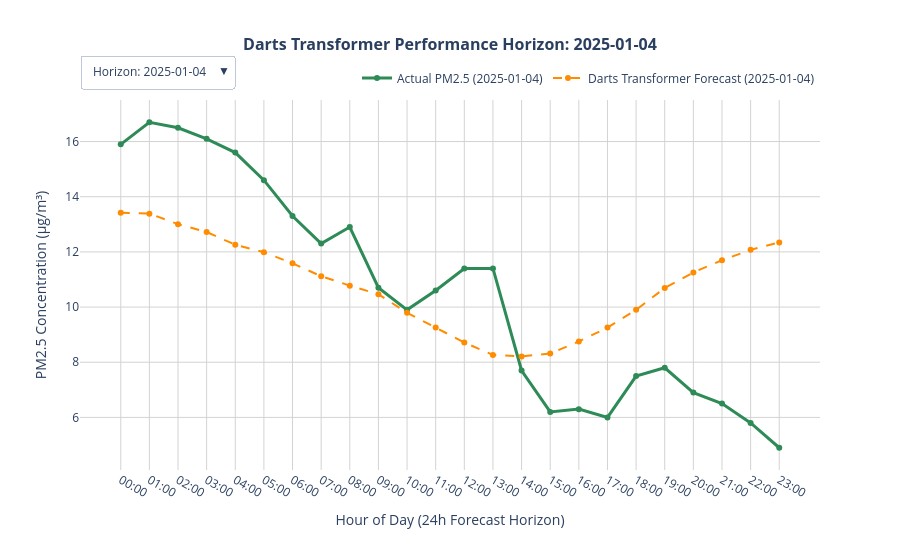

Notebook source saved alongside this figure:
### Code cell
plt.plot(loss_tracker.train_losses, label='Training Loss')
plt.plot(loss_tracker.val_losses, label='Validation Loss')
plt.title('Training and Validation Loss')
plt.xlabel('Epochs')
plt.ylabel('Loss')
plt.legend(loc='best')
plt.show()
from sklearn.metrics import mean_absolute_error, mean_squared_error, r2_score as sklearn_r2

print("Generating rolling predictions (1-hour stride)...")
scaled_forecasts = final_model.historical_forecasts(
    series=val_target_scaled,
    past_covariates=val_cov_scaled,
    start=INPUT_WINDOW,
    forecast_horizon=OUTPUT_WINDOW,
    stride=1,
    retrain=False,
    last_points_only=False
)

true_forecasts = [target_scaler.inverse_transform(f) for f in scaled_forecasts]
true_targets = [val_target.slice_intersect(f) for f in true_forecasts]

all_pred_values = np.concatenate([f.univariate_values() for f in true_forecasts])
all_true_values = np.concatenate([t.univariate_values() for t in true_targets])

# --- 4. Global Metrics Calculation ---
global_mae = mean_absolute_error(all_true_values, all_pred_values)
global_rmse = np.sqrt(mean_squared_error(all_true_values, all_pred_values))
global_r2 = sklearn_r2(all_true_values, all_pred_values)

baseline_mean = np.mean(all_true_values)
mae_percentage = (global_mae / baseline_mean)
rmse_percentage = (global_rmse / baseline_mean)

print(f"Global R² Score     : {global_r2:.4f}")
print(f"Global MAE          : {global_mae:.4f} μg/m³")
print(f"Global RMSE         : {global_rmse:.4f} μg/m³")
print(f"MAE% (Normalized)   : {mae_percentage:.2f}")
print(f"RMSE% (Normalized)  : {rmse_percentage:.2f}")

import plotly.graph_objects as go

sample_indices = [0, 50, 100, 150, 200, 250, 300, 350, 400, 450, 500, 550, 600]
num_samples = len(sample_indices)

fig_darts = go.Figure()
buttons_darts = []

for idx, sample_idx in enumerate(sample_indices):
    # FIXED: Extract the single TimeSeries chunk directly from the list instead of sub-slicing
    target_chunk = true_targets[sample_idx]
    forecast_chunk = true_forecasts[sample_idx]
    
    # Extract univariate numpy arrays out of the single TimeSeries object
    true_actual_darts = target_chunk.univariate_values()
    true_pred_darts = forecast_chunk.univariate_values()
    
    # Extract the timestamps from the chunk
    window_timestamps_darts = target_chunk.time_index
    time_labels_darts = [str(t).split()[1][:5] for t in window_timestamps_darts]
    date_str_darts = str(window_timestamps_darts[0]).split()[0]
    
    fig_darts.add_trace(go.Scatter(
        x=time_labels_darts, y=true_actual_darts, mode='lines+markers',
        name=f'Actual PM2.5 ({date_str_darts})', line=dict(color='seagreen', width=3),
        visible=(idx == 0)
    ))
    fig_darts.add_trace(go.Scatter(
        x=time_labels_darts, y=true_pred_darts, mode='lines+markers',
        name=f'Darts Transformer Forecast ({date_str_darts})', line=dict(color='darkorange', width=2, dash='dash'),
        visible=(idx == 0)
    ))
    
    visibility_mask_darts = [False] * (num_samples * 2)
    visibility_mask_darts[idx * 2] = True
    visibility_mask_darts[idx * 2 + 1] = True
    
    buttons_darts.append(dict(
        label=f"Horizon: {date_str_darts}", method="update",
        args=[{"visible": visibility_mask_darts}, {"title": f"<b>Darts Transformer Performance Horizon: {date_str_darts}</b>"}]
    ))

# FIXED: Extract the date string safely from the first time series element in the list
initial_date_darts = str(true_targets[0].time_index[0]).split()[0]

fig_darts.update_layout(
    title=dict(text=f'<b>Darts Transformer Performance Horizon: {initial_date_darts}</b>', x=0.5, font=dict(size=16)),
    updatemenus=[dict(buttons=buttons_darts, direction="down", pad={"r": 10, "t": 10}, showactive=True, x=0.0, xanchor="left", y=1.15, yanchor="top")],
    xaxis=dict(title='Hour of Day (24h Forecast Horizon)', showgrid=True, gridcolor='lightgray'),
    yaxis=dict(title='PM2.5 Concentration (μg/m³)', showgrid=True, gridcolor='lightgray'),
    template='plotly_white', hovermode='x unified', height=550, width=900,
    legend=dict(orientation="h", yanchor="bottom", y=1.02, xanchor="right", x=1)
)

fig_darts.show()

### Figure 1 — Plotly figure (JSON) as saved in the notebook; plotly's stock layout.template omitted (floating-point values rounded to 4 significant figures)
{"data": [{"line": {"color": "seagreen", "width": 3}, "mode": "lines+markers", "name": "Actual PM2.5 (2025-01-04)", "type": "scatter", "visible": true, "x": ["00:00", "01:00", "02:00", "03:00", "04:00", "05:00", "06:00", "07:00", "08:00", "09:00", "10:00", "11:00", "12:00", "13:00", "14:00", "15:00", "16:00", "17:00", "18:00", "19:00", "20:00", "21:00", "22:00", "23:00"], "y": [15.9, 16.7, 16.5, 16.1, 15.6, 14.6, 13.3, 12.3, 12.9, 10.7, 9.9, 10.6, 11.4, 11.4, 7.7, 6.2, 6.3, 6.0, 7.5, 7.8, 6.9, 6.5, 5.8, 4.9]}, {"line": {"color": "darkorange", "dash": "dash", "width": 2}, "mode": "lines+markers", "name": "Darts Transformer Forecast (2025-01-04)", "type": "scatter", "visible": true, "x": ["00:00", "01:00", "02:00", "03:00", "04:00", "05:00", "06:00", "07:00", "08:00", "09:00", "10:00", "11:00", "12:00", "13:00", "14:00", "15:00", "16:00", "17:00", "18:00", "19:00", "20:00", "21:00", "22:00", "23:00"], "y": [13.42, 13.39, 13.01, 12.72, 12.26, 11.99, 11.58, 11.12, 10.78, 10.46, 9.793, 9.256, 8.716, 8.266, 8.21, 8.315, 8.753, 9.255, 9.901, 10.69, 11.26, 11.7, 12.07, 12.34]}, {"line": {"color": "seagreen", "width": 3}, "mode": "lines+markers", "name": "Actual PM2.5 (2025-01-06)", "type": "scatter", "visible": false, "x": ["02:00", "03:00", "04:00", "05:00", "06:00", "07:00", "08:00", "09:00", "10:00", "11:00", "12:00", "13:00", "14:00", "15:00", "16:00", "17:00", "18:00", "19:00", "20:00", "21:00", "22:00", "23:00", "00:00", "01:00"], "y": [3.1, 2.8, 1.7, 1.2, 1.1, 1.1, 1.1, 1.3, 1.6, 1.8, 1.8, 2.3, 2.3, 2.1, 2.1, 2.2, 2.9, 3.4, 3.5, 3.3, 3.0, 2.7, 2.4, 2.3]}, {"line": {"color": "darkorange", "dash": "dash", "width": 2}, "mode": "lines+markers", "name": "Darts Transformer Forecast (2025-01-06)", "type": "scatter", "visible": false, "x": ["02:00", "03:00", "04:00", "05:00", "06:00", "07:00", "08:00", "09:00", "10:00", "11:00", "12:00", "13:00", "14:00", "15:00", "16:00", "17:00", "18:00", "19:00", "20:00", "21:00", "22:00", "23:00", "00:00", "01:00"], "y": [3.645, 3.724, 3.706, 3.757, 3.744, 3.855, 3.79, 3.736, 4.028, 3.989, 3.953, 3.862, 3.721, 3.746, 3.863, 4.193, 4.604, 4.909, 5.222, 5.481, 5.582, 5.568, 5.628, 5.511]}, {"line": {"color": "seagreen", "width": 3}, "mode": "lines+markers", "name": "Actual PM2.5 (2025-01-08)", "type": "scatter", "visible": false, "x": ["04:00", "05:00", "06:00", "07:00", "08:00", "09:00", "10:00", "11:00", "12:00", "13:00", "14:00", "15:00", "16:00", "17:00", "18:00", "19:00", "20:00", "21:00", "22:00", "23:00", "00:00", "01:00", "02:00", "03:00"], "y": [6.0, 6.3, 6.2, 6.9, 8.5, 10.0, 9.9, 9.3, 7.7, 6.8, 6.8, 7.1, 8.1, 9.5, 11.0, 12.6, 13.3, 12.9, 13.6, 13.8, 13.5, 12.8, 14.0, 14.5]}, {"line": {"color": "darkorange", "dash": "dash", "width": 2}, "mode": "lines+markers", "name": "Darts Transformer Forecast (2025-01-08)", "type": "scatter", "visible": false, "x": ["04:00", "05:00", "06:00", "07:00", "08:00", "09:00", "10:00", "11:00", "12:00", "13:00", "14:00", "15:00", "16:00", "17:00", "18:00", "19:00", "20:00", "21:00", "22:00", "23:00", "00:00", "01:00", "02:00", "03:00"], "y": [5.271, 5.285, 5.154, 5.061, 4.878, 4.793, 4.577, 4.366, 4.556, 4.497, 4.474, 4.461, 4.431, 4.556, 4.759, 5.155, 5.579, 5.86, 6.135, 6.393, 6.46, 6.432, 6.491, 6.423]}, {"line": {"color": "seagreen", "width": 3}, "mode": "lines+markers", "name": "Actual PM2.5 (2025-01-10)", "type": "scatter", "visible": false, "x": ["06:00", "07:00", "08:00", "09:00", "10:00", "11:00", "12:00", "13:00", "14:00", "15:00", "16:00", "17:00", "18:00", "19:00", "20:00", "21:00", "22:00", "23:00", "00:00", "01:00", "02:00", "03:00", "04:00", "05:00"], "y": [12.1, 11.3, 10.4, 10.9, 11.2, 11.1, 11.3, 12.0, 12.3, 12.0, 11.5, 12.3, 14.2, 15.3, 19.2, 21.7, 22.1, 23.7, 22.8, 21.3, 21.5, 19.8, 18.8, 18.3]}, {"line": {"color": "darkorange", "dash": "dash", "width": 2}, "mode": "lines+markers", "name": "Darts Transformer Forecast (2025-01-10)", "type": "scatter", "visible": false, "x": ["06:00", "07:00", "08:00", "09:00", "10:00", "11:00", "12:00", "13:00", "14:00", "15:00", "16:00", "17:00", "18:00", "19:00", "20:00", "21:00", "22:00", "23:00", "00:00", "01:00", "02:00", "03:00", "04:00", "05:00"], "y": [11.83, 11.64, 11.2, 10.72, 10.0, 9.454, 8.896, 8.378, 8.073, 8.121, 8.077, 8.275, 8.66, 9.07, 9.637, 10.15, 10.72, 11.05, 11.23, 11.5, 11.54, 11.51, 11.43, 11.4]}, {"line": {"color": "seagreen", "width": 3}, "mode": "lines+markers", "name": "Actual PM2.5 (2025-01-12)", "type": "scatter", "visible": false, "x": ["08:00", "09:00", "10:00", "11:00", "12:00", "13:00", "14:00", "15:00", "16:00", "17:00", "18:00", "19:00", "20:00", "21:00", "22:00", "23:00", "00:00", "01:00", "02:00", "03:00", "04:00", "05:00", "06:00", "07:00"], "y": [16.1, 15.0, 13.3, 10.2, 9.1, 8.7, 7.6, 6.8, 6.9, 7.3, 7.8, 7.9, 8.3, 8.5, 8.1, 7.3, 6.7, 5.9, 6.0, 5.8, 5.8, 6.1, 6.3, 6.0]}, {"line": {"color": "darkorange", "dash": "dash", "width": 2}, "mode": "lines+markers", "name": "Darts Transformer Forecast (2025-01-12)", "type": "scatter", "visible": false, "x": ["08:00", "09:00", "10:00", "11:00", "12:00", "13:00", "14:00", "15:00", "16:00", "17:00", "18:00", "19:00", "20:00", "21:00", "22:00", "23:00", "00:00", "01:00", "02:00", "03:00", "04:00", "05:00", "06:00", "07:00"], "y": [16.86, 16.18, 15.41, 14.58, 13.7, 13.18, 12.71, 12.56, 12.69, 13.17, 13.62, 14.17, 14.71, 15.14, 15.46, 15.77, 15.98, 15.89, 15.85, 15.93, 15.85, 15.74, 15.53, 15.23]}, {"line": {"color": "seagreen", "width": 3}, "mode": "lines+markers", "name": "Actual PM2.5 (2025-01-14)", "type": "scatter", "visible": false, "x": ["10:00", "11:00", "12:00", "13:00", "14:00", "15:00", "16:00", "17:00", "18:00", "19:00", "20:00", "21:00", "22:00", "23:00", "00:00", "01:00", "02:00", "03:00", "04:00", "05:00", "06:00", "07:00", "08:00", "09:00"], "y": [9.8, 9.3, 8.2, 7.6, 7.3, 6.9, 7.6, 8.8, 9.9, 11.1, 12.1, 12.4, 12.0, 11.2, 10.3, 9.4, 9.3, 7.5, 7.2, 7.0, 6.9, 7.3, 7.9, 8.2]}, {"line": {"color": "darkorange", "dash": "dash", "width": 2}, "mode": "lines+markers", "name": "Darts Transformer Forecast (2025-01-14)", "type": "scatter", "visible": false, "x": ["10:00", "11:00", "12:00", "13:00", "14:00", "15:00", "16:00", "17:00", "18:00", "19:00", "20:00", "21:00", "22:00", "23:00", "00:00", "01:00", "02:00", "03:00", "04:00", "05:00", "06:00", "07:00", "08:00", "09:00"], "y": [9.434, 8.99, 8.499, 8.106, 7.754, 7.793, 7.958, 8.333, 8.937, 9.636, 10.09, 10.46, 10.68, 10.71, 10.72, 10.66, 10.67, 10.59, 10.47, 10.55, 10.45, 10.33, 10.12, 9.861]}, {"line": {"color": "seagreen", "width": 3}, "mode": "lines+markers", "name": "Actual PM2.5 (2025-01-16)", "type": "scatter", "visible": false, "x": ["12:00", "13:00", "14:00", "15:00", "16:00", "17:00", "18:00", "19:00", "20:00", "21:00", "22:00", "23:00", "00:00", "01:00", "02:00", "03:00", "04:00", "05:00", "06:00", "07:00", "08:00", "09:00", "10:00", "11:00"], "y": [16.4, 16.4, 15.0, 12.7, 11.9, 12.4, 13.7, 15.9, 16.8, 15.5, 13.8, 17.2, 14.2, 12.7, 11.1, 10.9, 10.1, 10.4, 10.2, 11.0, 11.5, 11.4, 10.8, 10.0]}, {"line": {"color": "darkorange", "dash": "dash", "width": 2}, "mode": "lines+markers", "name": "Darts Transformer Forecast (2025-01-16)", "type": "scatter", "visible": false, "x": ["12:00", "13:00", "14:00", "15:00", "16:00", "17:00", "18:00", "19:00", "20:00", "21:00", "22:00", "23:00", "00:00", "01:00", "02:00", "03:00", "04:00", "05:00", "06:00", "07:00", "08:00", "09:00", "10:00", "11:00"], "y": [15.54, 14.99, 14.5, 14.35, 14.34, 14.77, 15.27, 15.9, 16.51, 17.24, 17.45, 17.59, 17.59, 17.31, 17.16, 16.92, 16.75, 16.46, 16.22, 16.09, 15.66, 15.16, 14.59, 14.13]}, {"line": {"color": "seagreen", "width": 3}, "mode": "lines+markers", "name": "Actual PM2.5 (2025-01-18)", "type": "scatter", "visible": false, "x": ["14:00", "15:00", "16:00", "17:00", "18:00", "19:00", "20:00", "21:00", "22:00", "23:00", "00:00", "01:00", "02:00", "03:00", "04:00", "05:00", "06:00", "07:00", "08:00", "09:00", "10:00", "11:00", "12:00", "13:00"], "y": [11.7, 10.9, 11.2, 16.0, 17.8, 19.7, 21.6, 23.1, 22.6, 22.1, 20.6, 22.2, 22.7, 22.8, 23.9, 22.3, 18.9, 15.7, 15.4, 15.5, 15.4, 15.6, 16.8, 14.8]}, {"line": {"color": "darkorange", "dash": "dash", "width": 2}, "mode": "lines+markers", "name": "Darts Transformer Forecast (2025-01-18)", "type": "scatter", "visible": false, "x": ["14:00", "15:00", "16:00", "17:00", "18:00", "19:00", "20:00", "21:00", "22:00", "23:00", "00:00", "01:00", "02:00", "03:00", "04:00", "05:00", "06:00", "07:00", "08:00", "09:00", "10:00", "11:00", "12:00", "13:00"], "y": [13.73, 13.72, 13.73, 14.09, 14.47, 15.1, 15.7, 16.24, 16.58, 17.04, 16.91, 16.78, 16.63, 16.26, 16.08, 15.84, 15.66, 15.35, 15.03, 14.76, 14.26, 13.71, 13.17, 12.9]}, {"line": {"color": "seagreen", "width": 3}, "mode": "lines+markers", "name": "Actual PM2.5 (2025-01-20)", "type": "scatter", "visible": false, "x": ["16:00", "17:00", "18:00", "19:00", "20:00", "21:00", "22:00", "23:00", "00:00", "01:00", "02:00", "03:00", "04:00", "05:00", "06:00", "07:00", "08:00", "09:00", "10:00", "11:00", "12:00", "13:00", "14:00", "15:00"], "y": [9.0, 9.8, 10.7, 12.4, 13.2, 14.8, 16.0, 16.4, 15.7, 16.4, 16.4, 15.8, 15.5, 16.1, 15.5, 16.0, 17.3, 19.0, 19.4, 20.7, 21.4, 20.6, 18.8, 17.4]}, {"line": {"color": "darkorange", "dash": "dash", "width": 2}, "mode": "lines+markers", "name": "Darts Transformer Forecast (2025-01-20)", "type": "scatter", "visible": false, "x": ["16:00", "17:00", "18:00", "19:00", "20:00", "21:00", "22:00", "23:00", "00:00", "01:00", "02:00", "03:00", "04:00", "05:00", "06:00", "07:00", "08:00", "09:00", "10:00", "11:00", "12:00", "13:00", "14:00", "15:00"], "y": [9.193, 9.673, 10.1, 10.73, 11.27, 11.84, 12.29, 12.57, 12.74, 12.95, 12.74, 12.55, 12.44, 12.2, 12.08, 11.97, 11.83, 11.51, 11.11, 10.75, 10.25, 9.776, 9.449, 9.419]}, {"line": {"color": "seagreen", "width": 3}, "mode": "lines+markers", "name": "Actual PM2.5 (2025-01-22)", "type": "scatter", "visible": false, "x": ["18:00", "19:00", "20:00", "21:00", "22:00", "23:00", "00:00", "01:00", "02:00", "03:00", "04:00", "05:00", "06:00", "07:00", "08:00", "09:00", "10:00", "11:00", "12:00", "13:00", "14:00", "15:00", "16:00", "17:00"], "y": [17.8, 22.2, 25.9, 24.6, 23.5, 21.9, 20.0, 18.9, 15.5, 11.7, 11.2, 6.2, 3.9, 3.5, 3.2, 2.5, 2.3, 1.9, 1.7, 1.7, 2.6, 3.1, 3.3, 3.4]}, {"line": {"color": "darkorange", "dash": "dash", "width": 2}, "mode": "lines+markers", "name": "Darts Transformer Forecast (2025-01-22)", "type": "scatter", "visible": false, "x": ["18:00", "19:00", "20:00", "21:00", "22:00", "23:00", "00:00", "01:00", "02:00", "03:00", "04:00", "05:00", "06:00", "07:00", "08:00", "09:00", "10:00", "11:00", "12:00", "13:00", "14:00", "15:00", "16:00", "17:00"], "y": [15.05, 15.93, 16.54, 17.1, 17.4, 17.55, 17.69, 17.63, 17.32, 17.38, 16.93, 16.62, 16.44, 15.92, 15.52, 14.93, 14.29, 13.57, 12.78, 12.36, 11.93, 11.8, 11.87, 12.49]}, {"line": {"color": "seagreen", "width": 3}, "mode": "lines+markers", "name": "Actual PM2.5 (2025-01-24)", "type": "scatter", "visible": false, "x": ["20:00", "21:00", "22:00", "23:00", "00:00", "01:00", "02:00", "03:00", "04:00", "05:00", "06:00", "07:00", "08:00", "09:00", "10:00", "11:00", "12:00", "13:00", "14:00", "15:00", "16:00", "17:00", "18:00", "19:00"], "y": [4.1, 4.9, 5.0, 5.2, 4.6, 3.1, 3.2, 3.7, 5.2, 4.6, 4.7, 4.9, 5.1, 5.3, 5.0, 4.5, 4.3, 3.7, 3.2, 3.7, 4.1, 5.0, 6.9, 7.6]}, {"line": {"color": "darkorange", "dash": "dash", "width": 2}, "mode": "lines+markers", "name": "Darts Transformer Forecast (2025-01-24)", "type": "scatter", "visible": false, "x": ["20:00", "21:00", "22:00", "23:00", "00:00", "01:00", "02:00", "03:00", "04:00", "05:00", "06:00", "07:00", "08:00", "09:00", "10:00", "11:00", "12:00", "13:00", "14:00", "15:00", "16:00", "17:00", "18:00", "19:00"], "y": [4.33, 4.491, 4.533, 4.511, 4.465, 4.522, 4.469, 4.479, 4.899, 4.97, 5.039, 4.971, 4.72, 4.556, 4.322, 4.3, 4.327, 4.307, 4.4, 4.622, 4.762, 4.957, 5.276, 5.368]}, {"line": {"color": "seagreen", "width": 3}, "mode": "lines+markers", "name": "Actual PM2.5 (2025-01-26)", "type": "scatter", "visible": false, "x": ["22:00", "23:00", "00:00", "01:00", "02:00", "03:00", "04:00", "05:00", "06:00", "07:00", "08:00", "09:00", "10:00", "11:00", "12:00", "13:00", "14:00", "15:00", "16:00", "17:00", "18:00", "19:00", "20:00", "21:00"], "y": [3.0, 2.4, 1.7, 1.7, 2.8, 2.9, 2.7, 3.2, 2.9, 3.2, 2.8, 3.0, 2.9, 2.7, 2.6, 2.6, 2.7, 2.6, 2.7, 2.9, 3.3, 3.3, 3.6, 3.8]}, {"line": {"color": "darkorange", "dash": "dash", "width": 2}, "mode": "lines+markers", "name": "Darts Transformer Forecast (2025-01-26)", "type": "scatter", "visible": false, "x": ["22:00", "23:00", "00:00", "01:00", "02:00", "03:00", "04:00", "05:00", "06:00", "07:00", "08:00", "09:00", "10:00", "11:00", "12:00", "13:00", "14:00", "15:00", "16:00", "17:00", "18:00", "19:00", "20:00", "21:00"], "y": [3.823, 3.992, 4.035, 4.001, 3.929, 3.942, 3.84, 3.793, 4.174, 4.184, 4.228, 4.152, 3.914, 3.782, 3.619, 3.649, 3.741, 3.798, 3.938, 4.189, 4.345, 4.545, 4.868, 4.968]}, {"line": {"color": "seagreen", "width": 3}, "mode": "lines+markers", "name": "Actual PM2.5 (2025-01-29)", "type": "scatter", "visible": false, "x": ["00:00", "01:00", "02:00", "03:00", "04:00", "05:00", "06:00", "07:00", "08:00", "09:00", "10:00", "11:00", "12:00", "13:00", "14:00", "15:00", "16:00", "17:00", "18:00", "19:00", "20:00", "21:00", "22:00", "23:00"], "y": [3.9, 3.9, 4.0, 4.0, 4.0, 3.9, 4.1, 4.5, 5.2, 5.8, 6.1, 5.6, 4.3, 3.8, 5.4, 5.8, 4.7, 4.3, 5.0, 5.6, 5.7, 5.9, 5.9, 5.7]}, {"line": {"color": "darkorange", "dash": "dash", "width": 2}, "mode": "lines+markers", "name": "Darts Transformer Forecast (2025-01-29)", "type": "scatter", "visible": false, "x": ["00:00", "01:00", "02:00", "03:00", "04:00", "05:00", "06:00", "07:00", "08:00", "09:00", "10:00", "11:00", "12:00", "13:00", "14:00", "15:00", "16:00", "17:00", "18:00", "19:00", "20:00", "21:00", "22:00", "23:00"], "y": [3.898, 4.006, 4.001, 3.989, 3.94, 3.999, 3.912, 3.866, 4.227, 4.195, 4.187, 4.073, 3.823, 3.716, 3.637, 3.787, 4.017, 4.198, 4.462, 4.764, 4.942, 5.083, 5.326, 5.338]}], "layout": {"height": 550, "hovermode": "x unified", "legend": {"orientation": "h", "x": 1, "xanchor": "right", "y": 1.02, "yanchor": "bottom"}, "title": {"font": {"size": 16}, "text": "<b>Darts Transformer Performance Horizon: 2025-01-04</b>", "x": 0.5}, "updatemenus": [{"buttons": [{"args": [{"visible": [true, true, false, false, false, false, false, false, false, false, false, false, false, false, false, false, false, false, false, false, false, false, false, false, false, false]}, {"title": "<b>Darts Transformer Performance Horizon: 2025-01-04</b>"}], "label": "Horizon: 2025-01-04", "method": "update"}, {"args": [{"visible": [false, false, true, true, false, false, false, false, false, false, false, false, false, false, false, false, false, false, false, false, false, false, false, false, false, false]}, {"title": "<b>Darts Transformer Performance Horizon: 2025-01-06</b>"}], "label": "Horizon: 2025-01-06", "method": "update"}, {"args": [{"visible": [false, false, false, false, true, true, false, false, false, false, false, false, false, false, false, false, false, false, false, false, false, false, false, false, false, false]}, {"title": "<b>Darts Transformer Performance Horizon: 2025-01-08</b>"}], "label": "Horizon: 2025-01-08", "method": "update"}, {"args": [{"visible": [false, false, false, false, false, false, true, true, false, false, false, false, false, false, false, false, false, false, false, false, false, false, false, false, false, false]}, {"title": "<b>Darts Transformer Performance Horizon: 2025-01-10</b>"}], "label": "Horizon: 2025-01-10", "method": "update"}, {"args": [{"visible": [false, false, false, false, false, false, false, false, true, true, false, false, false, false, false, false, false, false, false, false, false, false, false, false, false, false]}, {"title": "<b>Darts Transformer Performance Horizon: 2025-01-12</b>"}], "label": "Horizon: 2025-01-12", "method": "update"}, {"args": [{"visible": [false, false, false, false, false, false, false, false, false, false, true, true, false, false, false, false, false, false, false, false, false, false, false, false, false, false]}, {"title": "<b>Darts Transformer Performance Horizon: 2025-01-14</b>"}], "label": "Horizon: 2025-01-14", "method": "update"}, {"args": [{"visible": [false, false, false, false, false, false, false, false, false, false, false, false, true, true, false, false, false, false, false, false, false, false, false, false, false, false]}, {"title": "<b>Darts Transformer Performance Horizon: 2025-01-16</b>"}], "label": "Horizon: 2025-01-16", "method": "update"}, {"args": [{"visible": [false, false, false, false, false, false, false, false, false, false, false, false, false, false, true, true, false, false, false, false, false, false, false, false, false, false]}, {"title": "<b>Darts Transformer Performance Horizon: 2025-01-18</b>"}], "label": "Horizon: 2025-01-18", "method": "update"}, {"args": [{"visible": [false, false, false, false, false, false, false, false, false, false, false, false, false, false, false, false, true, true, false, false, false, false, false, false, false, false]}, {"title": "<b>Darts Transformer Performance Horizon: 2025-01-20</b>"}], "label": "Horizon: 2025-01-20", "method": "update"}, {"args": [{"visible": [false, false, false, false, false, false, false, false, false, false, false, false, false, false, false, false, false, false, true, true, false, false, false, false, false, false]}, {"title": "<b>Darts Transformer Performance Horizon: 2025-01-22</b>"}], "label": "Horizon: 2025-01-22", "method": "update"}, {"args": [{"visible": [false, false, false, false, false, false, false, false, false, false, false, false, false, false, false, false, false, false, false, false, true, true, false, false, false, false]}, {"title": "<b>Darts Transformer Performance Horizon: 2025-01-24</b>"}], "label": "Horizon: 2025-01-24", "method": "update"}, {"args": [{"visible": [false, false, false, false, false, false, false, false, false, false, false, false, false, false, false, false, false, false, false, false, false, false, true, true, false, false]}, {"title": "<b>Darts Transformer Performance Horizon: 2025-01-26</b>"}], "label": "Horizon: 2025-01-26", "method": "update"}, {"args": [{"visible": [false, false, false, false, false, false, false, false, false, false, false, false, false, false, false, false, false, false, false, false, false, false, false, false, true, true]}, {"title": "<b>Darts Transformer Performance Horizon: 2025-01-29</b>"}], "label": "Horizon: 2025-01-29", "method": "update"}], "direction": "down", "pad": {"r": 10, "t": 10}, "showactive": true, "x": 0, "xanchor": "left", "y": 1.15, "yanchor": "top"}], "width": 900, "xaxis": {"gridcolor": "lightgray", "showgrid": true, "title": {"text": "Hour of Day (24h Forecast Horizon)"}}, "yaxis": {"gridcolor": "lightgray", "showgrid": true, "title": {"text": "PM2.5 Concentration (μg/m³)"}}}}
